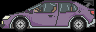

Tiled map render using the project's own tile images. Description and the whole map definition, tile-layer contents included, below:
An orthogonal 3x1 tile map with 32x32 px tiles, 1 tile layer (Tile Layer 1), 2 tilesets.

<map version="1.0" orientation="orthogonal" renderorder="right-down" width="3" height="1" tilewidth="32" tileheight="32" nextobjectid="1">
 <tileset firstgid="1" name="testsprite" tilewidth="32" tileheight="32">
  <image source="../tiled/testsprite.png" width="640" height="640" />
 </tileset>
 <tileset firstgid="401" name="testspriteevil" tilewidth="32" tileheight="32">
  <image source="../tiled/testspriteevil.png" width="640" height="640" />
 </tileset>
 <layer name="Tile Layer 1" width="3" height="1">
  <data>
   <tile gid="13" />
   <tile gid="14" />
   <tile gid="15" />
  </data>
 </layer>
</map>
